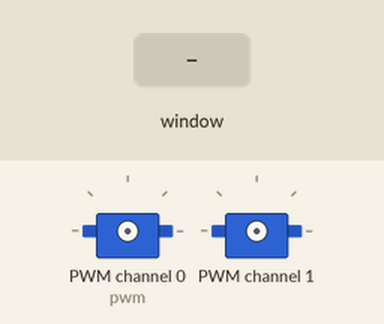
Simulated run of this program. Board: Raspberry Pi (BCM pin numbers). Parts: 2 × servo. Inputs (shaded band) come from the test bench. The desktop window is not drawn, its controls go by their first labels and the mouse button is held 0.15 s; servo angles are drawn from the pulse width (0.5 ms = 0°, 2.5 ms = 180°).

Above: at 1.2 s.
1.3 s: slider 1 in the window set to 90
2.8 s: slider 1 in the window set to 0
At 4.0 s:
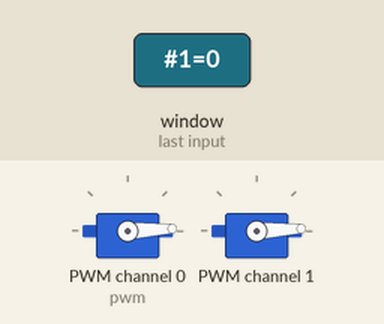
4.3 s: slider 1 in the window set to 45
At 5.2 s:
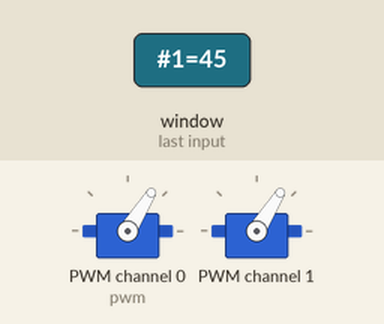
Timing chart, 0 to 7.3 s (numbered marks = the images above; inputs shaded):
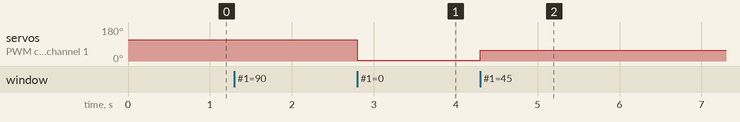

The program:

tkinter_control.py
```python
from Tkinter import *
from Adafruit_PWM_Servo_Driver import PWM


import time

pwm = PWM(0x40)
pwm.setPWMFreq(50)

class App:
	def __init__(self, master):
		frame = Frame(master)
		frame.pack()
		scale = Scale(frame, from_=0, to=180,
		orient=HORIZONTAL, command=self.update)
		scale.grid(row=0)

	def update(self, angle):
		pulse_len = int(float(angle) * 500.0 / 180.0) + 110
		pwm.setPWM(0, 0, pulse_len)
		pwm.setPWM(1, 0, pulse_len)

root = Tk()
root.wm_title('Servo Control')
app = App(root)
root.geometry("200x50+0+0")
root.mainloop()
```

Measured:
- after the input at 2.8 s, servo on PWM channel 0 (pwm), servo on PWM channel 1: 113° → 3° at once
- after the input at 4.3 s, servo on PWM channel 0 (pwm), servo on PWM channel 1: 3° → 58° at once
